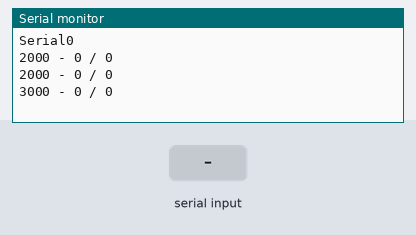
Bench run of a sketch on a simulated ESP32. On the bench: the last lines printed to the serial monitor. Inputs (shaded band) come from the test bench.

Above: at 3.2 s.
3.3 s: "1" received over Serial
At 4.7 s:
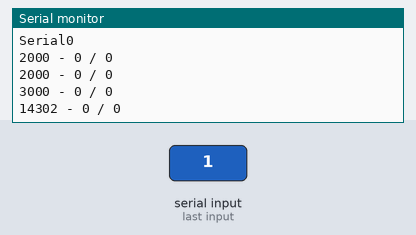
4.8 s: "1" received over the second serial link
At 6.2 s:
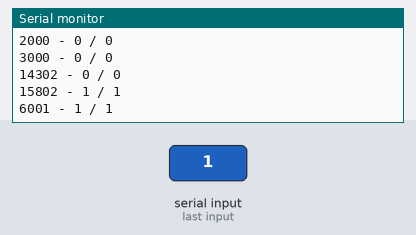
6.3 s: "0" received over Serial
At 7.7 s:
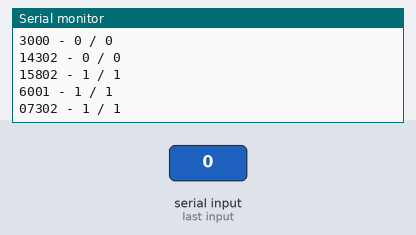
7.8 s: "0" received over the second serial link
At 9.6 s:
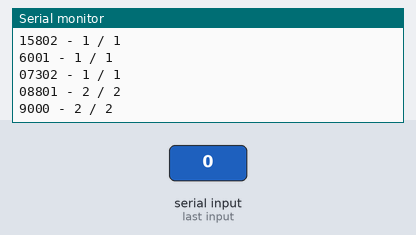
Timing chart, 0 to 10.3 s (numbered marks = the images above; inputs shaded):
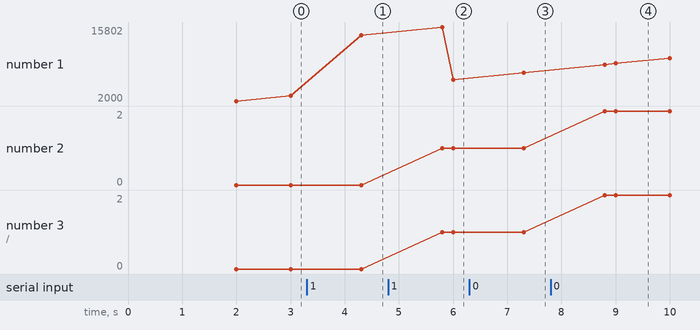

Measured:
- after the input at 3.3 s, the serial monitor: prints a new line after 1.0 s (image 1)
- after the input at 4.8 s, the serial monitor: prints a new line after 1.0 s (image 2)
- after the input at 6.3 s, the serial monitor: prints a new line after 1.0 s (image 3)
- after the input at 7.8 s, the serial monitor: prints a new line after 1.0 s (image 4)
- plotted number 1: 3000 → 14302 after the input at 3.3 s, 14302 → 6001 after the input at 4.8 s, 6001 → 7302 after the input at 6.3 s
- plotted number 2: 0 → 1 after the input at 4.8 s, 1 → 2 after the input at 7.8 s
- plotted number 3: 0 → 1 after the input at 4.8 s, 1 → 2 after the input at 7.8 s

The sketch:

ESP32_SerialPassthrough.ino
```cpp
/*
  SerialPassthrough sketch

  Some boards, like the Arduino 101, the MKR1000, Zero, or the Micro, have one
  hardware serial port attached to Digital pins 0-1, and a separate USB serial
  port attached to the IDE Serial Monitor. This means that the "serial
  passthrough" which is possible with the Arduino UNO (commonly used to interact
  with devices/shields that require configuration via serial AT commands) will
  not work by default.

  This sketch allows you to emulate the serial passthrough behaviour. Any text
  you type in the IDE Serial monitor will be written out to the serial port on
  Digital pins 0 and 1, and vice-versa.

  On the 101, MKR1000, Zero, and Micro, "Serial" refers to the USB Serial port
  attached to the Serial Monitor, and "Serial1" refers to the hardware serial
  port attached to pins 0 and 1. This sketch will emulate Serial passthrough
  using those two Serial ports on the boards mentioned above, but you can change
  these names to connect any two serial ports on a board that has multiple ports.

  created 23 May 2016
  by Erik Nyquist

  https://docs.arduino.cc/built-in-examples/communication/SerialPassthrough/
*/

void setup() {
  Serial.begin(115200);
  Serial1.begin(115200, SERIAL_8N1, 5, 6);
  delay (2000);
  Serial.println("Serial0");
  Serial1.println("Serial1");
}

void loop() {
  static unsigned int lastTT = 0;
  static int charNR1 = 0;
  static int charNR2 = 0;

  unsigned int currentTT = millis();
  if (currentTT - lastTT >= 1000) {
    lastTT+= 1000;
    Serial.print(currentTT);
    Serial.print(" - ");
    Serial.print(charNR1);
    Serial.print(" / ");
    Serial.println(charNR1);
    Serial1.print(currentTT);
    Serial1.print(" - ");
    Serial1.print(charNR1);
    Serial1.print(" / ");
    Serial1.println(charNR1);
  }

  if (Serial1.available()) {
    String log = Serial1.readString();     // If anything comes in Serial (USB),
    charNR1 += log.length ();
    Serial.print(log);  // read it and send it out Serial1 (pins 0 & 1)
    Serial1.print(log);  // read it and send it out Serial1 (pins 0 & 1)
  }

  if (Serial.available()) {       // If anything comes in Serial1 (pins 0 & 1)
    String log = Serial.readString();     // If anything comes in Serial (USB),
    charNR2 += log.length ();
    Serial.print(log);  // read it and send it out Serial1 (pins 0 & 1)
  }
}
```
